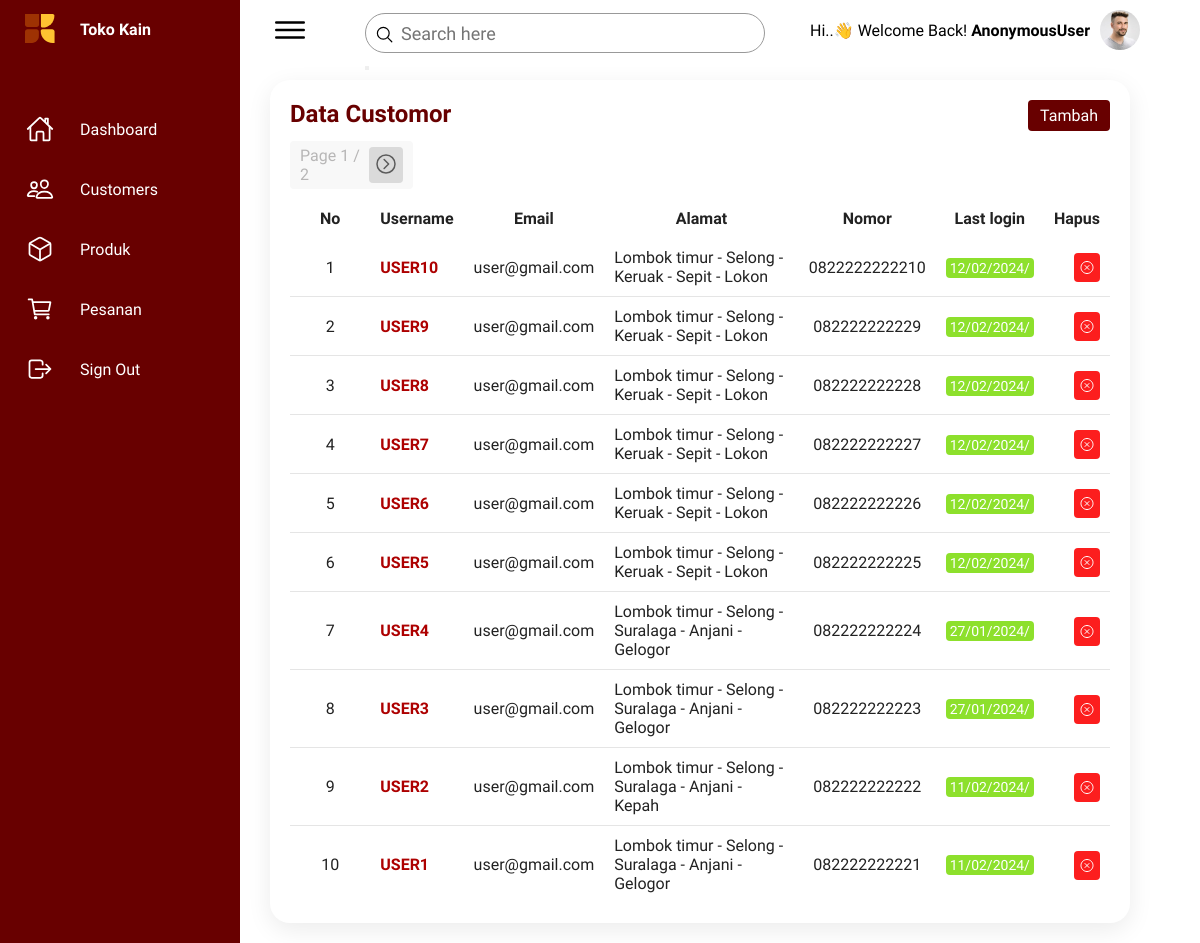
/customor/, run on an earlier commit of the app's database.
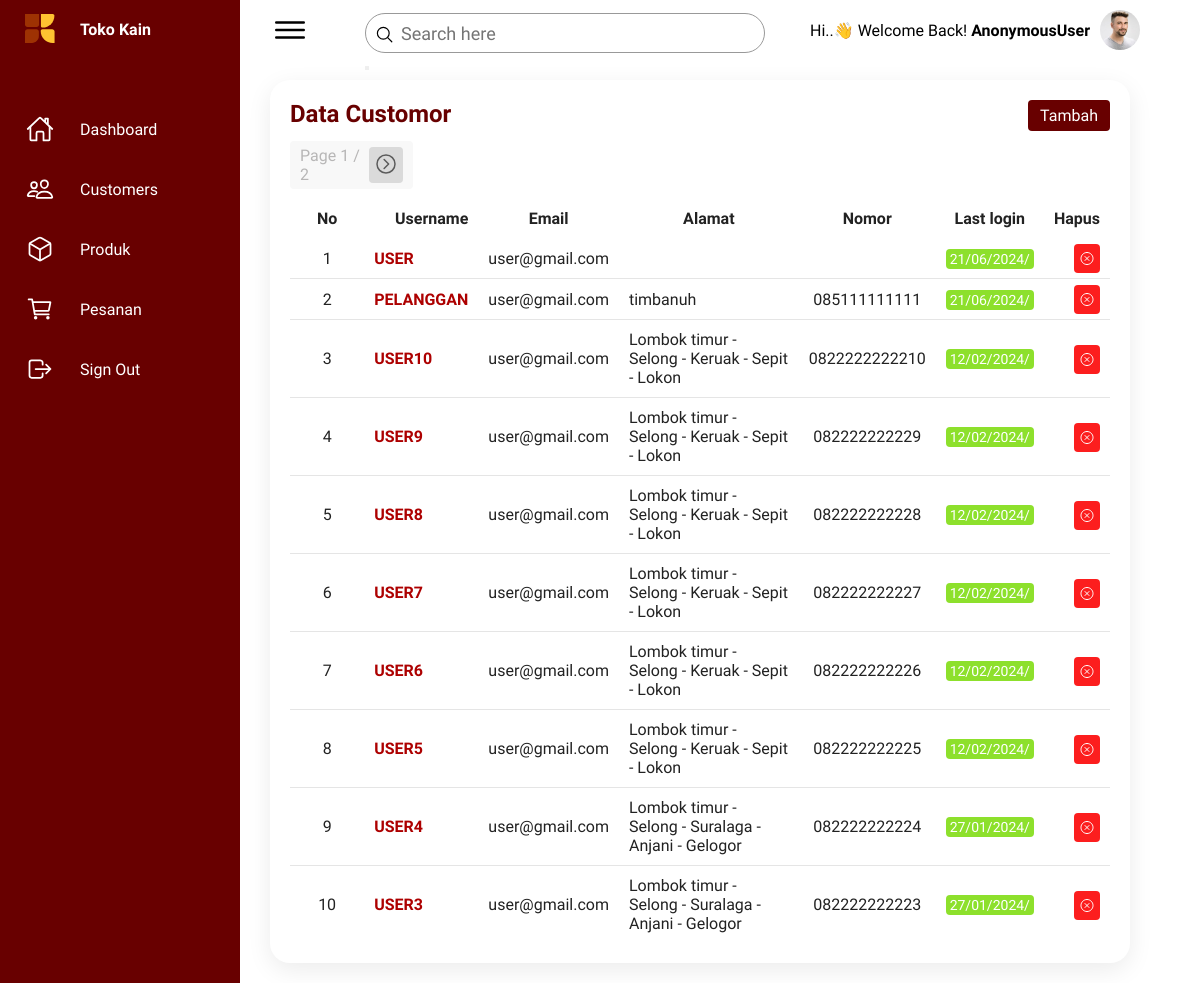
And on a later commit of the database.
### greenstore_app/models.py (models this page shows)
class CustomUser(AbstractUser):
    nomor = models.CharField(max_length=20)
    alamat = models.CharField(max_length=255)

### greenstore_app/views.py (the view)
# urls.py: path('customor/', CustomUserListView.as_view(), name='customor'),
class CustomUserListView(ListView):
    model = CustomUser
    template_name = 'dsh_customor.html'
    context_object_name = 'custom_users'
    ordering = ['-id']
    paginate_by = 10
    def get_queryset(self):
        query = self.request.GET.get('q')
        if query:
            return CustomUser.objects.filter(username__icontains=query).order_by('-id')
        return CustomUser.objects.all().order_by('-id')
    def get_context_data(self, **kwargs):
        context = super().get_context_data(**kwargs)
        context['search_query'] = self.request.GET.get('q', '')
        return context

### templates/dsh_customor.html (shortened to what the changed rows need)
{% load static %}
<!DOCTYPE html>
<html lang="en">
<head>
    <link rel="stylesheet" href="{% static 'css/dashboard.css' %}">
</head>
<body>
    <div class="container">
        <div class="main">
            <div class="details">
                <div class="recentOrders">
                    <div class="cardHeader">
                        <h2>Data  Customor</h2>
                    </div>
                    <table>
                        <thead>
                            <tr style="text-align: center;">
                                <td style="width: 100px;">No</td>
                                <td>Username</td>
                                <td>Email</td>
                                <td style="width: 250px;">Alamat</td>
                                <td>Nomor</td>
                                <td>Last login</td>
                                <td>Hapus</td>
                            </tr>
                        </thead>
                        <tbody>
                            {% for custom_user in custom_users %}
                                <tr>
                                    <td style="text-align: center;">{{ forloop.counter }}</td>
                                    <td style="text-align: left;">
                                        <a href="#" class="edit-user-btn" data-user-id="{{ custom_user.id }}">{{ custom_user.username }}</a>
                                    </td>
                                    <td>{{ custom_user.email }}</td>
                                    <td>{{ custom_user.alamat }}</td>
                                    <td style="text-align: center;">{{ custom_user.nomor }}</td>
                                    <td style="text-align: center;">
                                        <span class="status delivered">{{ custom_user.last_login|date:'d/m/Y/' }}</span>
                                    </td>
                                    <td>
                                        <a href="#" class="delete-user-btn" data-user-id="{{ custom_user.id }}" style="background-color: rgb(252, 30, 30); padding:5px; border-radius: 4px; color: white;">
                                            <ion-icon name="close-circle-outline" style="transform: translateY(2.5px);"></ion-icon>
                                        </a>
                                    </td>
                                </tr>
                            {% endfor %}
                        </tbody>
                    </table>
                </div>
            </div>
        </div>
    </div>
</body>
</html>

What changed in the data, as far as the page shows it:
no longer on this page (row unchanged): CustomUser: username "USER2", email "user@gmail.com", alamat "Lombok timur - Selong - Suralaga - Anjani - Kepah", nomor "082222222222", last_login "11/02/2024/"
no longer on this page (row unchanged): CustomUser: username "USER1", email "user@gmail.com", alamat "Lombok timur - Selong - Suralaga - Anjani - Gelogor", nomor "082222222221", last_login "11/02/2024/"
added CustomUser: username "USER", email "user@gmail.com", last_login "21/06/2024/"
added CustomUser: username "PELANGGAN", email "user@gmail.com", alamat "timbanuh", nomor "085111111111", last_login "21/06/2024/"
